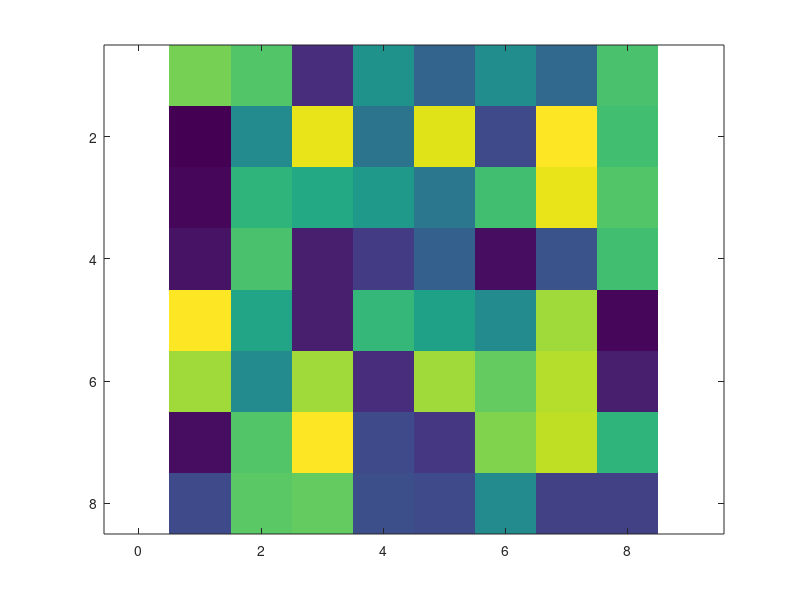
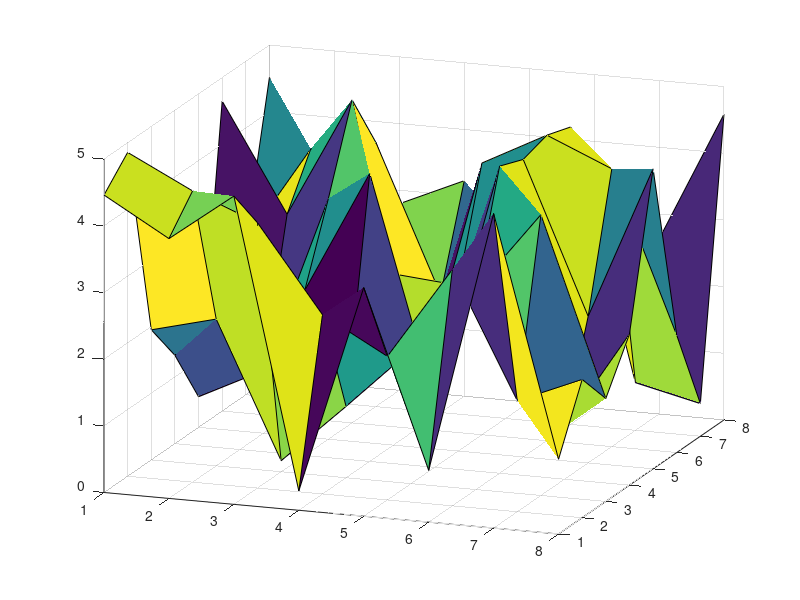

The MATLAB source for these figures, in order:
% Exercise 5 : use of fprintf

function [] = ALHUSAINIExercise5()
clc, clear


% sub function calls:

x = code1();

y = code2();

% calling code3 returns an array output and 
%displays imagesc and surf data
z = code3();

% Output
%fprintf('\n')
fprintf('\nCode1 results for x\n')
fprintf('%4.0f',x)
% fprintf('\n\n')
fprintf('\n\nCode2 results for y\n')
fprintf('%4.0f',y)
% fprintf('\n\n')
fprintf('\n\nCode3 results for z in 3x3 output format\n')
fprintf('%5.1f',z(1),z(2),z(3))
fprintf('\n')
fprintf('%5.1f',z(4),z(5),z(6))
fprintf('\n')
fprintf('%5.1f',z(7),z(8),z(9))
fprintf('\n\n')
% or output this way in columns
fprintf('   x     y     z  \n')
data = [x;y;z];
fprintf('%4.0f %5.0f %6.1f \n', data)
fprintf('\n')

end


%Code 1 subfunction

function result1 = code1()
clc,clear
a = [1:9];
for i = 1:5 % loop for first 5 values of a
    %update a with addition of 2 and with next value
    a(i) = 2 + a(i) + a(i+1);  
end
result1 = a;%updated a assign to output
end

%Code 2 subfunction

function result2 = code2()
clc,clear
k = 1;
a(1) = 1;
while k <= 8
    k = k + 2;
    if k == 3 %increment by 2 if k is 3
        a(k) = a(1) + 1;
    else
        a(k) = 1; %assign 1 at index k of a
    end
end
result2 = a;
end

%Code 3 subfunction

function result3 = code3()
   %generate 9 element as random between 0 to 1
   result3 = rand(1,9);
   
   figure(1)
   imagesc(rand(8));
   axis equal
   
   figure(2)
   surf(5*rand(8));
   % view arguments: azimuth and elevation
   view(20,20)
   
end